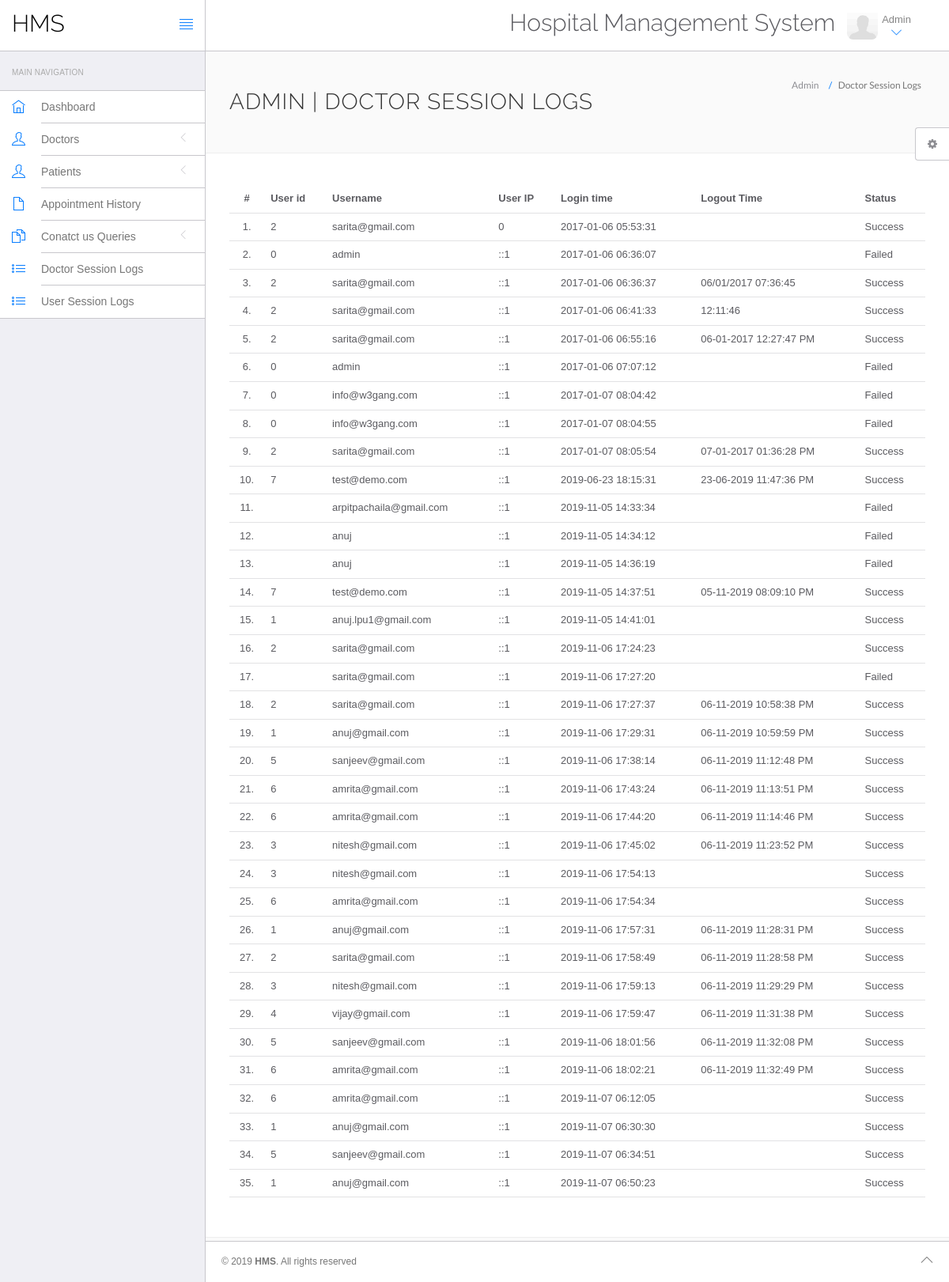
/admin/doctor-logs.php (signed in), run on the app's committed database.
### tables this page shows
CREATE TABLE `doctorslog` (
  `id` int(11) NOT NULL,
  `uid` int(11) DEFAULT NULL,
  `username` varchar(255) DEFAULT NULL,
  `userip` binary(16) DEFAULT NULL,
  `loginTime` timestamp NULL DEFAULT CURRENT_TIMESTAMP,
  `logout` varchar(255) DEFAULT NULL,
  `status` int(11) DEFAULT NULL
);

### admin/doctor-logs.php (the view, shortened to what this page needs)
<?php
include('include/config.php');
?>
<!DOCTYPE html>
<html lang="en">
	<head>
		<link rel="stylesheet" href="vendor/bootstrap/css/bootstrap.min.css">
		<link rel="stylesheet" href="vendor/fontawesome/css/font-awesome.min.css">
		<link rel="stylesheet" href="vendor/themify-icons/themify-icons.min.css">
		<link href="vendor/animate.css/animate.min.css" rel="stylesheet" media="screen">
		<link href="vendor/perfect-scrollbar/perfect-scrollbar.min.css" rel="stylesheet" media="screen">
		<link href="vendor/switchery/switchery.min.css" rel="stylesheet" media="screen">
		<link href="vendor/bootstrap-touchspin/jquery.bootstrap-touchspin.min.css" rel="stylesheet" media="screen">
		<link href="vendor/select2/select2.min.css" rel="stylesheet" media="screen">
		<link href="vendor/bootstrap-datepicker/bootstrap-datepicker3.standalone.min.css" rel="stylesheet" media="screen">
		<link href="vendor/bootstrap-timepicker/bootstrap-timepicker.min.css" rel="stylesheet" media="screen">
		<link rel="stylesheet" href="assets/css/styles.css">
		<link rel="stylesheet" href="assets/css/plugins.css">
		<link rel="stylesheet" href="assets/css/themes/theme-1.css" id="skin_color" />
	</head>
	<body>
		<div id="app">
<?php include('include/sidebar.php');?>
			<div class="app-content">
					<?php include('include/header.php');?>
				<div class="main-content" >
					<div class="wrap-content container" id="container">
						<section id="page-title">
							<div class="row">
								<div class="col-sm-8">
									<h1 class="mainTitle">Admin  | Doctor Session Logs</h1>
																	</div>
								<ol class="breadcrumb">
									<li>
										<span>Admin </span>
									</li>
									<li class="active">
										<span>Doctor Session Logs</span>
									</li>
								</ol>
							</div>
						</section>
						<div class="container-fluid container-fullw bg-white">
									<div class="row">
								<div class="col-md-12">
									<table class="table table-hover" id="sample-table-1">
										<thead>
											<tr>
												<th class="center">#</th>
												<th class="hidden-xs">User id</th>
												<th>Username</th>
												<th>User IP</th>
												<th>Login time</th>
												<th>Logout Time </th>
												<th> Status </th>
											</tr>
										</thead>
										<tbody>
<?php
$sql=mysqli_query($con,"select * from doctorslog ");
$cnt=1;
while($row=mysqli_fetch_array($sql))
{
?>
											<tr>
												<td class="center"><?php echo $cnt;?>.</td>
												<td class="hidden-xs"><?php echo $row['uid'];?></td>
												<td class="hidden-xs"><?php echo $row['username'];?></td>
												<td><?php echo $row['userip'];?></td>
												<td><?php echo $row['loginTime'];?></td>
												<td><?php echo $row['logout'];?>
												</td>
												<td>
<?php if($row['status']==1)
{
	echo "Success";
}
else
{
	echo "Failed";
}?>
</td>
											</tr>
											<?php
$cnt=$cnt+1;
											 }?>
										</tbody>
									</table>
								</div>
							</div>
								</div>
					</div>
				</div>
			</div>
	<?php include('include/footer.php');?>
	<?php include('include/setting.php');?>
		</div>
	</body>
</html>

### admin/assets/css/themes/theme-1.css (style rules this page uses)
body { background: #FAFAFA; }

### data on the page
doctorslog: uid "2", username "sarita@gmail.com", userip "0", loginTime "2017-01-06 05:53:31", status "Success"
doctorslog: uid "0", username "admin", userip "::1", loginTime "2017-01-06 06:36:07", status "Failed"
doctorslog: uid "2", username "sarita@gmail.com", userip "::1", loginTime "2017-01-06 06:36:37", logout "06/01/2017 07:36:45", status "Success"
doctorslog: uid "2", username "sarita@gmail.com", userip "::1", loginTime "2017-01-06 06:41:33", logout "12:11:46", status "Success"
doctorslog: uid "2", username "sarita@gmail.com", userip "::1", loginTime "2017-01-06 06:55:16", logout "06-01-2017 12:27:47 PM", status "Success"
doctorslog: uid "0", username "admin", userip "::1", loginTime "2017-01-06 07:07:12", status "Failed"
doctorslog: uid "0", username "info@w3gang.com", userip "::1", loginTime "2017-01-07 08:04:42", status "Failed"
doctorslog: uid "0", username "info@w3gang.com", userip "::1", loginTime "2017-01-07 08:04:55", status "Failed"
doctorslog: uid "2", username "sarita@gmail.com", userip "::1", loginTime "2017-01-07 08:05:54", logout "07-01-2017 01:36:28 PM", status "Success"
doctorslog: uid "7", username "test@demo.com", userip "::1", loginTime "2019-06-23 18:15:31", logout "23-06-2019 11:47:36 PM", status "Success"
doctorslog: username "arpitpachaila@gmail.com", userip "::1", loginTime "2019-11-05 14:33:34", status "Failed"
doctorslog: username "anuj", userip "::1", loginTime "2019-11-05 14:34:12", status "Failed"
doctorslog: username "anuj", userip "::1", loginTime "2019-11-05 14:36:19", status "Failed"
doctorslog: uid "7", username "test@demo.com", userip "::1", loginTime "2019-11-05 14:37:51", logout "05-11-2019 08:09:10 PM", status "Success"
doctorslog: uid "1", username "anuj.lpu1@gmail.com", userip "::1", loginTime "2019-11-05 14:41:01", status "Success"
doctorslog: uid "2", username "sarita@gmail.com", userip "::1", loginTime "2019-11-06 17:24:23", status "Success"
doctorslog: username "sarita@gmail.com", userip "::1", loginTime "2019-11-06 17:27:20", status "Failed"
doctorslog: uid "2", username "sarita@gmail.com", userip "::1", loginTime "2019-11-06 17:27:37", logout "06-11-2019 10:58:38 PM", status "Success"
doctorslog: uid "1", username "anuj@gmail.com", userip "::1", loginTime "2019-11-06 17:29:31", logout "06-11-2019 10:59:59 PM", status "Success"
doctorslog: uid "5", username "sanjeev@gmail.com", userip "::1", loginTime "2019-11-06 17:38:14", logout "06-11-2019 11:12:48 PM", status "Success"
doctorslog: uid "6", username "amrita@gmail.com", userip "::1", loginTime "2019-11-06 17:43:24", logout "06-11-2019 11:13:51 PM", status "Success"
doctorslog: uid "6", username "amrita@gmail.com", userip "::1", loginTime "2019-11-06 17:44:20", logout "06-11-2019 11:14:46 PM", status "Success"
doctorslog: uid "3", username "nitesh@gmail.com", userip "::1", loginTime "2019-11-06 17:45:02", logout "06-11-2019 11:23:52 PM", status "Success"
doctorslog: uid "3", username "nitesh@gmail.com", userip "::1", loginTime "2019-11-06 17:54:13", status "Success"
doctorslog: uid "6", username "amrita@gmail.com", userip "::1", loginTime "2019-11-06 17:54:34", status "Success"
doctorslog: uid "1", username "anuj@gmail.com", userip "::1", loginTime "2019-11-06 17:57:31", logout "06-11-2019 11:28:31 PM", status "Success"
doctorslog: uid "2", username "sarita@gmail.com", userip "::1", loginTime "2019-11-06 17:58:49", logout "06-11-2019 11:28:58 PM", status "Success"
doctorslog: uid "3", username "nitesh@gmail.com", userip "::1", loginTime "2019-11-06 17:59:13", logout "06-11-2019 11:29:29 PM", status "Success"
doctorslog: uid "4", username "vijay@gmail.com", userip "::1", loginTime "2019-11-06 17:59:47", logout "06-11-2019 11:31:38 PM", status "Success"
doctorslog: uid "5", username "sanjeev@gmail.com", userip "::1", loginTime "2019-11-06 18:01:56", logout "06-11-2019 11:32:08 PM", status "Success"
doctorslog: uid "6", username "amrita@gmail.com", userip "::1", loginTime "2019-11-06 18:02:21", logout "06-11-2019 11:32:49 PM", status "Success"
doctorslog: uid "6", username "amrita@gmail.com", userip "::1", loginTime "2019-11-07 06:12:05", status "Success"
doctorslog: uid "1", username "anuj@gmail.com", userip "::1", loginTime "2019-11-07 06:30:30", status "Success"
doctorslog: uid "5", username "sanjeev@gmail.com", userip "::1", loginTime "2019-11-07 06:34:51", status "Success"
doctorslog: uid "1", username "anuj@gmail.com", userip "::1", loginTime "2019-11-07 06:50:23", status "Success"
